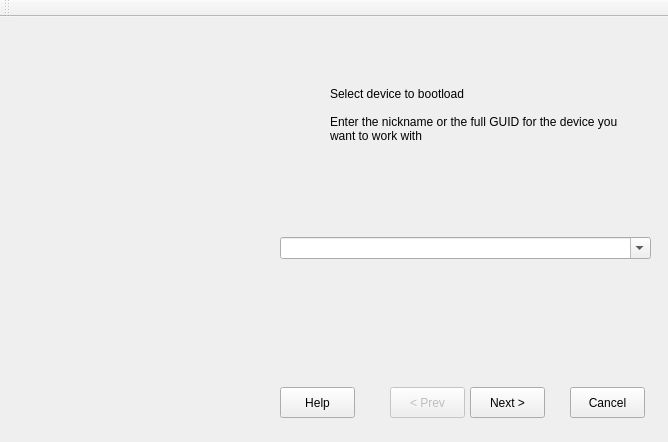
<?xml version="1.0" encoding="UTF-8"?>
<ui version="4.0">
 <class>wndBootloader</class>
 <widget class="QMainWindow" name="wndBootloader">
  <property name="geometry">
   <rect>
    <x>0</x>
    <y>0</y>
    <width>668</width>
    <height>442</height>
   </rect>
  </property>
  <property name="windowTitle">
   <string>VSCP Bootloader</string>
  </property>
  <property name="autoFillBackground">
   <bool>false</bool>
  </property>
  <property name="styleSheet">
   <string notr="true"/>
  </property>
  <widget class="QWidget" name="centralWidget">
   <widget class="QLabel" name="labelLogo">
    <property name="geometry">
     <rect>
      <x>20</x>
      <y>10</y>
      <width>231</width>
      <height>131</height>
     </rect>
    </property>
    <property name="autoFillBackground">
     <bool>false</bool>
    </property>
    <property name="locale">
     <locale language="English" country="UnitedStates"/>
    </property>
    <property name="frameShape">
     <enum>QFrame::NoFrame</enum>
    </property>
    <property name="frameShadow">
     <enum>QFrame::Plain</enum>
    </property>
    <property name="text">
     <string/>
    </property>
    <property name="pixmap">
     <pixmap resource="resources.qrc">:/new/pictures/resources/vscp_new.png</pixmap>
    </property>
    <property name="scaledContents">
     <bool>true</bool>
    </property>
    <property name="alignment">
     <set>Qt::AlignLeading|Qt::AlignLeft|Qt::AlignTop</set>
    </property>
   </widget>
   <widget class="QPushButton" name="pushButtonHelp">
    <property name="geometry">
     <rect>
      <x>280</x>
      <y>370</y>
      <width>75</width>
      <height>31</height>
     </rect>
    </property>
    <property name="text">
     <string>Help</string>
    </property>
   </widget>
   <widget class="QPushButton" name="pushButtonPrev">
    <property name="enabled">
     <bool>false</bool>
    </property>
    <property name="geometry">
     <rect>
      <x>390</x>
      <y>370</y>
      <width>75</width>
      <height>31</height>
     </rect>
    </property>
    <property name="text">
     <string>&lt; Prev</string>
    </property>
   </widget>
   <widget class="QPushButton" name="pushButtonNext">
    <property name="geometry">
     <rect>
      <x>470</x>
      <y>370</y>
      <width>75</width>
      <height>31</height>
     </rect>
    </property>
    <property name="text">
     <string>Next &gt;</string>
    </property>
   </widget>
   <widget class="QPushButton" name="pushButtonCancel">
    <property name="geometry">
     <rect>
      <x>570</x>
      <y>370</y>
      <width>75</width>
      <height>31</height>
     </rect>
    </property>
    <property name="text">
     <string>Cancel</string>
    </property>
   </widget>
   <widget class="QLabel" name="label_2">
    <property name="geometry">
     <rect>
      <x>330</x>
      <y>70</y>
      <width>301</width>
      <height>71</height>
     </rect>
    </property>
    <property name="locale">
     <locale language="English" country="UnitedStates"/>
    </property>
    <property name="text">
     <string>Select device to bootload

Enter the nickname or the full GUID for the device you want to work with</string>
    </property>
    <property name="textFormat">
     <enum>Qt::AutoText</enum>
    </property>
    <property name="alignment">
     <set>Qt::AlignLeading|Qt::AlignLeft|Qt::AlignTop</set>
    </property>
    <property name="wordWrap">
     <bool>true</bool>
    </property>
   </widget>
   <widget class="QComboBox" name="comboBox">
    <property name="geometry">
     <rect>
      <x>280</x>
      <y>220</y>
      <width>371</width>
      <height>22</height>
     </rect>
    </property>
    <property name="editable">
     <bool>true</bool>
    </property>
   </widget>
   <zorder>pushButtonHelp</zorder>
   <zorder>pushButtonPrev</zorder>
   <zorder>pushButtonNext</zorder>
   <zorder>pushButtonCancel</zorder>
   <zorder>label_2</zorder>
   <zorder>labelLogo</zorder>
   <zorder>comboBox</zorder>
  </widget>
  <widget class="QMenuBar" name="menuBar">
   <property name="geometry">
    <rect>
     <x>0</x>
     <y>0</y>
     <width>668</width>
     <height>21</height>
    </rect>
   </property>
  </widget>
  <widget class="QToolBar" name="mainToolBar">
   <attribute name="toolBarArea">
    <enum>TopToolBarArea</enum>
   </attribute>
   <attribute name="toolBarBreak">
    <bool>false</bool>
   </attribute>
  </widget>
 </widget>
 <layoutdefault spacing="6" margin="11"/>
 <resources>
  <include location="resources.qrc"/>
 </resources>
 <connections/>
</ui>
